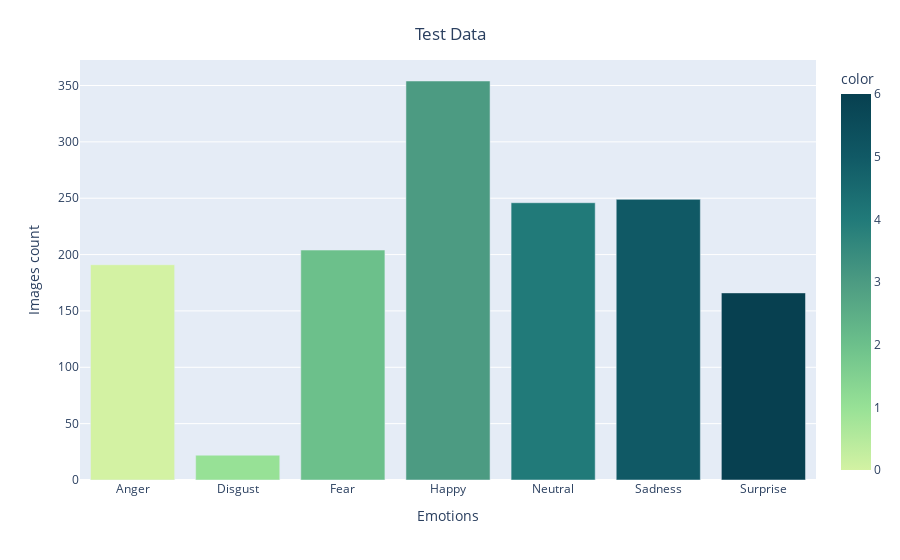

Write notebook code for a chart like this one.
### Code cell
# Validation

plt.rcParams.update({'font.size': 80})

fig = pltex.bar(x = class_labels,
             y = [list(validation_generator.classes).count(i) for i in np.unique(validation_generator.classes)] , 
             color = np.unique(validation_generator.classes) ,
             color_continuous_scale="Emrld") 
fig.update_xaxes(title="Emotions")
fig.update_yaxes(title = "Images count")
fig.update_layout(showlegend = True,
    title = {
        'text': 'Test Data ',
        'y':0.95,
        'x':0.5,
        'xanchor': 'center',
        'yanchor': 'top'})
fig.show()
plt.savefig('TestDataCount.png')

### Figure 1 — Plotly figure (JSON) as saved in the notebook; plotly's stock layout.template omitted (floating-point values rounded to 4 significant figures)
{"data": [{"alignmentgroup": "True", "hovertemplate": "x=%{x}<br>y=%{y}<br>color=%{marker.color}<extra></extra>", "legendgroup": "", "marker": {"color": [0, 1, 2, 3, 4, 5, 6], "coloraxis": "coloraxis", "pattern": {"shape": ""}}, "name": "", "offsetgroup": "", "orientation": "v", "showlegend": false, "textposition": "auto", "type": "bar", "x": ["Anger", "Disgust", "Fear", "Happy", "Neutral", "Sadness", "Surprise"], "xaxis": "x", "y": [191, 22, 204, 354, 246, 249, 166], "yaxis": "y"}], "layout": {"barmode": "relative", "coloraxis": {"colorbar": {"title": {"text": "color"}}, "colorscale": [[0, "rgb(211, 242, 163)"], [0.1667, "rgb(151, 225, 150)"], [0.3333, "rgb(108, 192, 139)"], [0.5, "rgb(76, 155, 130)"], [0.6667, "rgb(33, 122, 121)"], [0.8333, "rgb(16, 89, 101)"], [1, "rgb(7, 64, 80)"]]}, "legend": {"tracegroupgap": 0}, "margin": {"t": 60}, "showlegend": true, "title": {"text": "Test Data ", "x": 0.5, "xanchor": "center", "y": 0.95, "yanchor": "top"}, "xaxis": {"anchor": "y", "domain": [0, 1], "title": {"text": "Emotions"}}, "yaxis": {"anchor": "x", "domain": [0, 1], "title": {"text": "Images count"}}}}
